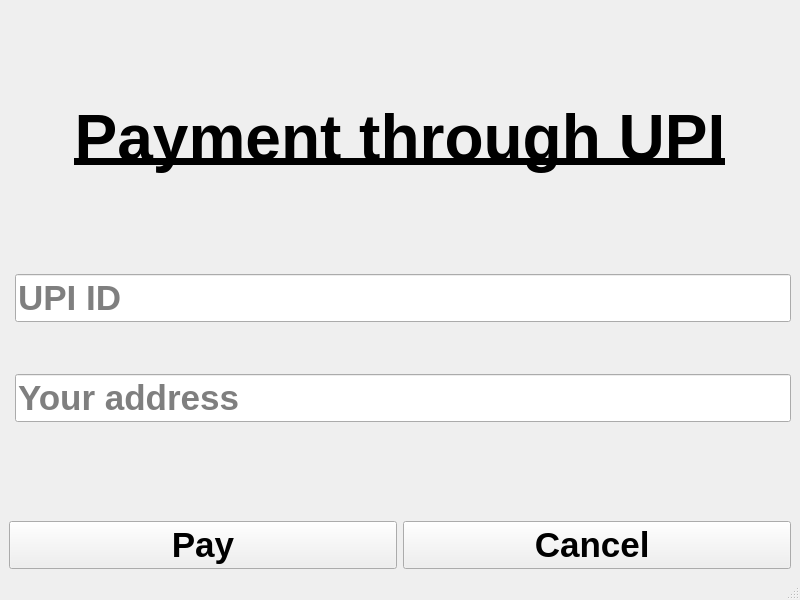
<?xml version="1.0" encoding="UTF-8"?>
<ui version="4.0">
 <class>MainWindow</class>
 <widget class="QMainWindow" name="MainWindow">
  <property name="geometry">
   <rect>
    <x>0</x>
    <y>0</y>
    <width>800</width>
    <height>600</height>
   </rect>
  </property>
  <property name="windowTitle">
   <string>MainWindow</string>
  </property>
  <widget class="QWidget" name="centralwidget">
   <layout class="QGridLayout" name="gridLayout">
    <item row="2" column="0">
     <spacer name="verticalSpacer">
      <property name="orientation">
       <enum>Qt::Vertical</enum>
      </property>
      <property name="sizeHint" stdset="0">
       <size>
        <width>20</width>
        <height>40</height>
       </size>
      </property>
     </spacer>
    </item>
    <item row="1" column="0" colspan="2">
     <widget class="QLabel" name="label">
      <property name="font">
       <font>
        <pointsize>48</pointsize>
        <weight>75</weight>
        <bold>true</bold>
       </font>
      </property>
      <property name="text">
       <string>&lt;html&gt;&lt;head/&gt;&lt;body&gt;&lt;p align=&quot;center&quot;&gt;&lt;span style=&quot; text-decoration: underline;&quot;&gt;Payment through UPI&lt;/span&gt;&lt;/p&gt;&lt;/body&gt;&lt;/html&gt;</string>
      </property>
     </widget>
    </item>
    <item row="5" column="1">
     <widget class="QPushButton" name="pushButton_cancel">
      <property name="font">
       <font>
        <pointsize>26</pointsize>
        <weight>75</weight>
        <bold>true</bold>
       </font>
      </property>
      <property name="text">
       <string>Cancel </string>
      </property>
     </widget>
    </item>
    <item row="3" column="0" colspan="2">
     <layout class="QFormLayout" name="formLayout">
      <item row="0" column="1">
       <widget class="QLineEdit" name="lineEdit_upinum">
        <property name="font">
         <font>
          <pointsize>26</pointsize>
          <weight>75</weight>
          <bold>true</bold>
         </font>
        </property>
        <property name="placeholderText">
         <string>UPI ID</string>
        </property>
       </widget>
      </item>
      <item row="2" column="1">
       <widget class="QLineEdit" name="lineEdit_del_add">
        <property name="font">
         <font>
          <pointsize>26</pointsize>
          <weight>75</weight>
          <bold>true</bold>
         </font>
        </property>
        <property name="placeholderText">
         <string>Your address</string>
        </property>
       </widget>
      </item>
      <item row="1" column="1">
       <spacer name="verticalSpacer_4">
        <property name="orientation">
         <enum>Qt::Vertical</enum>
        </property>
        <property name="sizeHint" stdset="0">
         <size>
          <width>20</width>
          <height>40</height>
         </size>
        </property>
       </spacer>
      </item>
     </layout>
    </item>
    <item row="4" column="0">
     <spacer name="verticalSpacer_2">
      <property name="orientation">
       <enum>Qt::Vertical</enum>
      </property>
      <property name="sizeHint" stdset="0">
       <size>
        <width>20</width>
        <height>40</height>
       </size>
      </property>
     </spacer>
    </item>
    <item row="5" column="0">
     <widget class="QPushButton" name="pushButton_pay">
      <property name="font">
       <font>
        <pointsize>26</pointsize>
        <weight>75</weight>
        <bold>true</bold>
       </font>
      </property>
      <property name="text">
       <string>Pay</string>
      </property>
     </widget>
    </item>
    <item row="0" column="0">
     <spacer name="verticalSpacer_3">
      <property name="orientation">
       <enum>Qt::Vertical</enum>
      </property>
      <property name="sizeHint" stdset="0">
       <size>
        <width>20</width>
        <height>40</height>
       </size>
      </property>
     </spacer>
    </item>
   </layout>
  </widget>
  <widget class="QMenuBar" name="menubar">
   <property name="geometry">
    <rect>
     <x>0</x>
     <y>0</y>
     <width>800</width>
     <height>29</height>
    </rect>
   </property>
  </widget>
  <widget class="QStatusBar" name="statusbar"/>
 </widget>
 <tabstops>
  <tabstop>lineEdit_upinum</tabstop>
  <tabstop>lineEdit_del_add</tabstop>
  <tabstop>pushButton_pay</tabstop>
  <tabstop>pushButton_cancel</tabstop>
 </tabstops>
 <resources/>
 <connections/>
</ui>
